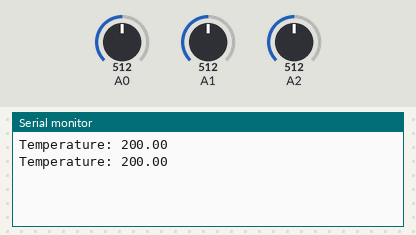
Simulated run of this sketch. Board: Arduino Uno, built with avr-gcc and run on an emulated ATmega328P. On the bench: the last lines printed to the serial monitor. Inputs (shaded band) come from the test bench; at power-on: A0 = 512, A1 = 512, A2 = 512.

Above: at 1.8 s.
1.9 s: A0 set to 716
At 2.8 s:
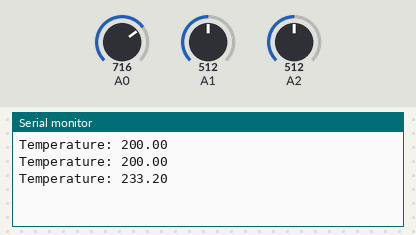
3.4 s: A1 set to 716
At 4.7 s:
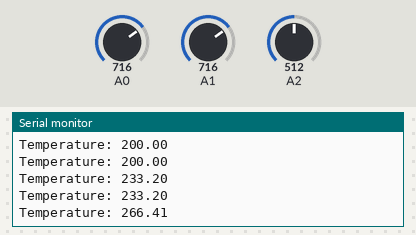
4.9 s: A2 set to 716
At 5.5 s:
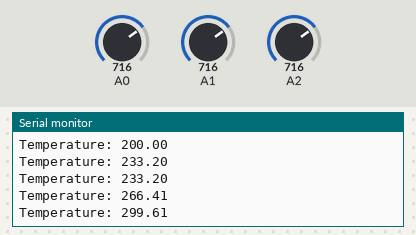
6.4 s: A0 set to 900
At 7.7 s:
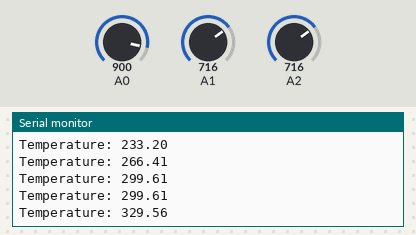
7.9 s: A1 set to 900
At 8.8 s:
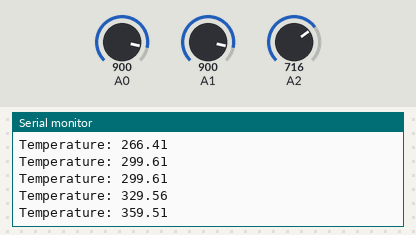
9.4 s: A2 set to 900
At 10.7 s:
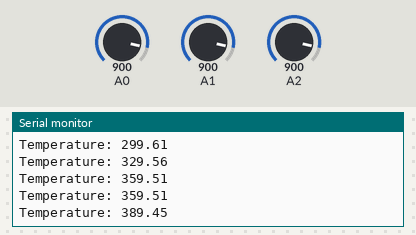
Timing chart, 0 to 11.9 s (numbered marks = the images above; inputs shaded):
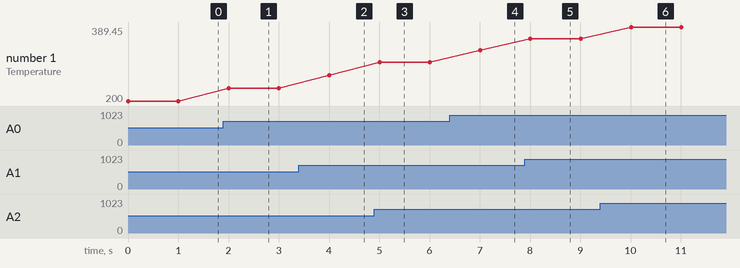

The sketch:

TEMP_SENSOR.ino
```cpp
#define firstTemp A0;
#define secondTemp A1;
#define thirdTemp A2;

float temp;

void setup() {
  Serial.begin(9600);
}

void loop() {
  float vol1 = analogRead(A0) * (5.0 / 1024.0);
  float vol2 = analogRead(A1) * (5.0 / 1024.0);
  float vol3 = analogRead(A2) * (5.0 / 1024.0);
  temp = (vol1 + vol2 + vol3) / 3.0;
  temp = (temp - 0.5) * 100;
  Serial.print("Temperature: ");
  Serial.println(temp);
  delay(1000);
}
```

Measured:
- after the input at 1.9 s, the serial monitor: prints a new line after 0.10 s (image 1)
- after the input at 3.4 s, the serial monitor: prints a new line after 0.60 s (image 2)
- after the input at 4.9 s, the serial monitor: prints a new line after 0.11 s (image 3)
- after the input at 6.4 s, the serial monitor: prints a new line after 0.61 s (image 4)
- after the input at 7.9 s, the serial monitor: prints a new line after 0.11 s (image 5)
- after the input at 9.4 s, the serial monitor: prints a new line after 0.61 s (image 6)
- plotted number 1: 200 → 233.2 after the input at 1.9 s, 233.2 → 266.41 after the input at 3.4 s, 266.41 → 299.61 after the input at 4.9 s, 299.61 → 329.56 after the input at 6.4 s, 329.56 → 359.51 after the input at 7.9 s
